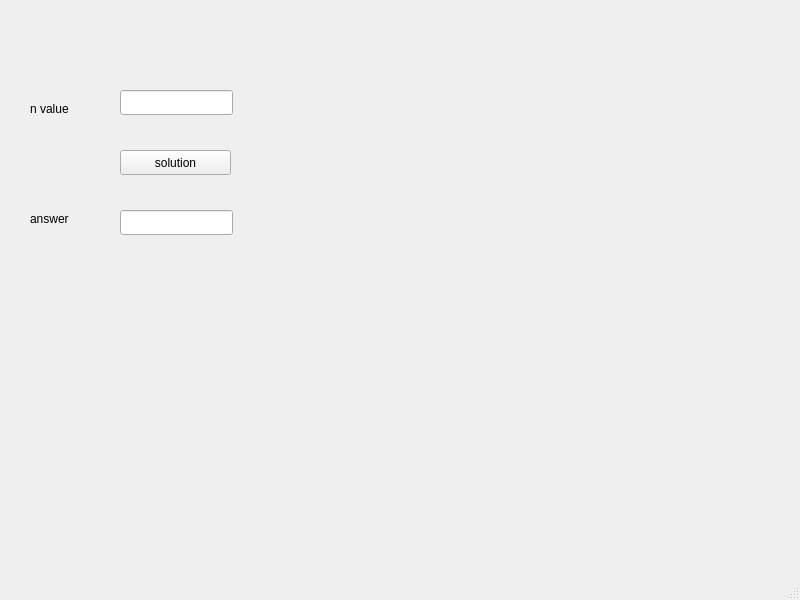
<?xml version="1.0" encoding="UTF-8"?>
<ui version="4.0">
 <class>MainWindow</class>
 <widget class="QMainWindow" name="MainWindow">
  <property name="geometry">
   <rect>
    <x>0</x>
    <y>0</y>
    <width>800</width>
    <height>600</height>
   </rect>
  </property>
  <property name="windowTitle">
   <string>MainWindow</string>
  </property>
  <widget class="QWidget" name="centralwidget">
   <widget class="QLineEdit" name="NValue">
    <property name="geometry">
     <rect>
      <x>120</x>
      <y>90</y>
      <width>113</width>
      <height>25</height>
     </rect>
    </property>
   </widget>
   <widget class="QLabel" name="label">
    <property name="geometry">
     <rect>
      <x>30</x>
      <y>100</y>
      <width>67</width>
      <height>17</height>
     </rect>
    </property>
    <property name="text">
     <string>n value</string>
    </property>
   </widget>
   <widget class="QPushButton" name="SolutionButton">
    <property name="geometry">
     <rect>
      <x>120</x>
      <y>150</y>
      <width>111</width>
      <height>25</height>
     </rect>
    </property>
    <property name="text">
     <string>solution</string>
    </property>
   </widget>
   <widget class="QLabel" name="label_3">
    <property name="geometry">
     <rect>
      <x>30</x>
      <y>210</y>
      <width>67</width>
      <height>17</height>
     </rect>
    </property>
    <property name="text">
     <string>answer</string>
    </property>
   </widget>
   <widget class="QLineEdit" name="AnswerLine">
    <property name="geometry">
     <rect>
      <x>120</x>
      <y>210</y>
      <width>113</width>
      <height>25</height>
     </rect>
    </property>
   </widget>
  </widget>
  <widget class="QMenuBar" name="menubar">
   <property name="geometry">
    <rect>
     <x>0</x>
     <y>0</y>
     <width>800</width>
     <height>22</height>
    </rect>
   </property>
  </widget>
  <widget class="QStatusBar" name="statusbar"/>
 </widget>
 <resources/>
 <connections/>
</ui>
